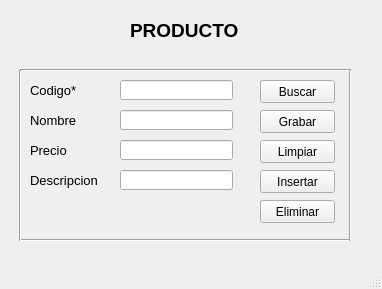
<?xml version="1.0" encoding="UTF-8"?>
<ui version="4.0">
 <class>MainWindow</class>
 <widget class="QMainWindow" name="MainWindow">
  <property name="geometry">
   <rect>
    <x>0</x>
    <y>0</y>
    <width>382</width>
    <height>289</height>
   </rect>
  </property>
  <property name="windowTitle">
   <string>Mantenimiento de Producto</string>
  </property>
  <widget class="QWidget" name="centralwidget">
   <widget class="QLabel" name="label">
    <property name="geometry">
     <rect>
      <x>130</x>
      <y>20</y>
      <width>121</width>
      <height>21</height>
     </rect>
    </property>
    <property name="font">
     <font>
      <pointsize>14</pointsize>
      <weight>75</weight>
      <bold>true</bold>
     </font>
    </property>
    <property name="text">
     <string>PRODUCTO</string>
    </property>
   </widget>
   <widget class="QLabel" name="label_2">
    <property name="geometry">
     <rect>
      <x>30</x>
      <y>80</y>
      <width>51</width>
      <height>21</height>
     </rect>
    </property>
    <property name="font">
     <font>
      <pointsize>10</pointsize>
      <weight>50</weight>
      <bold>false</bold>
     </font>
    </property>
    <property name="text">
     <string>Codigo*</string>
    </property>
   </widget>
   <widget class="QLabel" name="label_3">
    <property name="geometry">
     <rect>
      <x>30</x>
      <y>140</y>
      <width>51</width>
      <height>21</height>
     </rect>
    </property>
    <property name="font">
     <font>
      <pointsize>10</pointsize>
      <weight>50</weight>
      <bold>false</bold>
     </font>
    </property>
    <property name="text">
     <string>Precio</string>
    </property>
   </widget>
   <widget class="QLabel" name="label_4">
    <property name="geometry">
     <rect>
      <x>30</x>
      <y>170</y>
      <width>71</width>
      <height>21</height>
     </rect>
    </property>
    <property name="font">
     <font>
      <pointsize>10</pointsize>
      <weight>50</weight>
      <bold>false</bold>
     </font>
    </property>
    <property name="text">
     <string>Descripcion</string>
    </property>
   </widget>
   <widget class="QLabel" name="label_5">
    <property name="geometry">
     <rect>
      <x>30</x>
      <y>110</y>
      <width>51</width>
      <height>21</height>
     </rect>
    </property>
    <property name="font">
     <font>
      <pointsize>10</pointsize>
      <weight>50</weight>
      <bold>false</bold>
     </font>
    </property>
    <property name="text">
     <string>Nombre</string>
    </property>
   </widget>
   <widget class="QLineEdit" name="lineEdit">
    <property name="geometry">
     <rect>
      <x>120</x>
      <y>80</y>
      <width>113</width>
      <height>20</height>
     </rect>
    </property>
   </widget>
   <widget class="QLineEdit" name="lineEdit_2">
    <property name="geometry">
     <rect>
      <x>120</x>
      <y>110</y>
      <width>113</width>
      <height>20</height>
     </rect>
    </property>
   </widget>
   <widget class="QLineEdit" name="lineEdit_3">
    <property name="geometry">
     <rect>
      <x>120</x>
      <y>140</y>
      <width>113</width>
      <height>20</height>
     </rect>
    </property>
   </widget>
   <widget class="QLineEdit" name="lineEdit_4">
    <property name="geometry">
     <rect>
      <x>120</x>
      <y>170</y>
      <width>113</width>
      <height>20</height>
     </rect>
    </property>
   </widget>
   <widget class="QPushButton" name="pushButton">
    <property name="geometry">
     <rect>
      <x>260</x>
      <y>80</y>
      <width>75</width>
      <height>23</height>
     </rect>
    </property>
    <property name="text">
     <string>Buscar</string>
    </property>
   </widget>
   <widget class="QPushButton" name="pushButton_2">
    <property name="geometry">
     <rect>
      <x>260</x>
      <y>110</y>
      <width>75</width>
      <height>23</height>
     </rect>
    </property>
    <property name="text">
     <string>Grabar</string>
    </property>
   </widget>
   <widget class="QPushButton" name="pushButton_3">
    <property name="geometry">
     <rect>
      <x>260</x>
      <y>140</y>
      <width>75</width>
      <height>23</height>
     </rect>
    </property>
    <property name="text">
     <string>Limpiar</string>
    </property>
   </widget>
   <widget class="QPushButton" name="pushButton_4">
    <property name="geometry">
     <rect>
      <x>260</x>
      <y>170</y>
      <width>75</width>
      <height>23</height>
     </rect>
    </property>
    <property name="text">
     <string>Insertar</string>
    </property>
   </widget>
   <widget class="QPushButton" name="pushButton_5">
    <property name="geometry">
     <rect>
      <x>260</x>
      <y>200</y>
      <width>75</width>
      <height>23</height>
     </rect>
    </property>
    <property name="text">
     <string>Eliminar</string>
    </property>
   </widget>
   <widget class="Line" name="line">
    <property name="geometry">
     <rect>
      <x>20</x>
      <y>230</y>
      <width>331</width>
      <height>20</height>
     </rect>
    </property>
    <property name="orientation">
     <enum>Qt::Horizontal</enum>
    </property>
   </widget>
   <widget class="Line" name="line_2">
    <property name="geometry">
     <rect>
      <x>340</x>
      <y>70</y>
      <width>20</width>
      <height>171</height>
     </rect>
    </property>
    <property name="orientation">
     <enum>Qt::Vertical</enum>
    </property>
   </widget>
   <widget class="Line" name="line_3">
    <property name="geometry">
     <rect>
      <x>20</x>
      <y>60</y>
      <width>331</width>
      <height>20</height>
     </rect>
    </property>
    <property name="orientation">
     <enum>Qt::Horizontal</enum>
    </property>
   </widget>
   <widget class="Line" name="line_4">
    <property name="geometry">
     <rect>
      <x>10</x>
      <y>70</y>
      <width>20</width>
      <height>171</height>
     </rect>
    </property>
    <property name="orientation">
     <enum>Qt::Vertical</enum>
    </property>
   </widget>
  </widget>
  <widget class="QMenuBar" name="menubar">
   <property name="geometry">
    <rect>
     <x>0</x>
     <y>0</y>
     <width>382</width>
     <height>21</height>
    </rect>
   </property>
  </widget>
  <widget class="QStatusBar" name="statusbar"/>
 </widget>
 <resources/>
 <connections/>
</ui>
